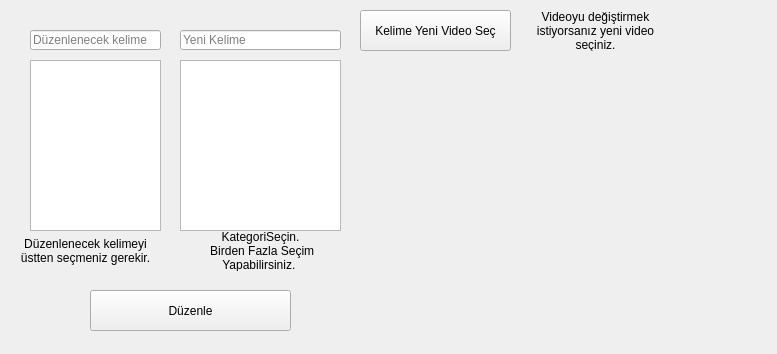
<?xml version="1.0" encoding="UTF-8"?>
<ui version="4.0">
 <class>Form</class>
 <widget class="QWidget" name="Form">
  <property name="geometry">
   <rect>
    <x>0</x>
    <y>0</y>
    <width>777</width>
    <height>354</height>
   </rect>
  </property>
  <property name="windowTitle">
   <string>Kelime Düzenle</string>
  </property>
  <widget class="QWidget" name="yeniKelimeWidget" native="true">
   <property name="geometry">
    <rect>
     <x>10</x>
     <y>10</y>
     <width>751</width>
     <height>331</height>
    </rect>
   </property>
   <widget class="QLineEdit" name="duzenlenecekKelimeText">
    <property name="geometry">
     <rect>
      <x>20</x>
      <y>20</y>
      <width>131</width>
      <height>20</height>
     </rect>
    </property>
    <property name="toolTip">
     <string/>
    </property>
    <property name="placeholderText">
     <string>Düzenlenecek kelime</string>
    </property>
   </widget>
   <widget class="QLabel" name="labelyk">
    <property name="geometry">
     <rect>
      <x>10</x>
      <y>220</y>
      <width>131</width>
      <height>41</height>
     </rect>
    </property>
    <property name="text">
     <string>Düzenlenecek kelimeyi üstten seçmeniz gerekir.</string>
    </property>
    <property name="alignment">
     <set>Qt::AlignCenter</set>
    </property>
    <property name="wordWrap">
     <bool>true</bool>
    </property>
   </widget>
   <widget class="QListWidget" name="listWidgetSilenecekKelimeler">
    <property name="geometry">
     <rect>
      <x>20</x>
      <y>50</y>
      <width>131</width>
      <height>171</height>
     </rect>
    </property>
    <property name="selectionMode">
     <enum>QAbstractItemView::SingleSelection</enum>
    </property>
   </widget>
   <widget class="QPushButton" name="pushButtonKelimeDuzenle">
    <property name="geometry">
     <rect>
      <x>80</x>
      <y>280</y>
      <width>201</width>
      <height>41</height>
     </rect>
    </property>
    <property name="text">
     <string>Düzenle</string>
    </property>
   </widget>
   <widget class="QWidget" name="verticalLayoutWidget">
    <property name="geometry">
     <rect>
      <x>350</x>
      <y>50</y>
      <width>381</width>
      <height>271</height>
     </rect>
    </property>
    <layout class="QVBoxLayout" name="layoutYeniKelime"/>
   </widget>
   <widget class="QLabel" name="labelyk_2">
    <property name="geometry">
     <rect>
      <x>170</x>
      <y>220</y>
      <width>161</width>
      <height>41</height>
     </rect>
    </property>
    <property name="text">
     <string>KategoriSeçin.
 Birden Fazla Seçim Yapabilirsiniz. </string>
    </property>
    <property name="alignment">
     <set>Qt::AlignCenter</set>
    </property>
    <property name="wordWrap">
     <bool>true</bool>
    </property>
   </widget>
   <widget class="QListWidget" name="listWidgetYKelime">
    <property name="geometry">
     <rect>
      <x>170</x>
      <y>50</y>
      <width>161</width>
      <height>171</height>
     </rect>
    </property>
    <property name="selectionMode">
     <enum>QAbstractItemView::MultiSelection</enum>
    </property>
   </widget>
   <widget class="QLineEdit" name="yeniKelimeEkleText">
    <property name="geometry">
     <rect>
      <x>170</x>
      <y>20</y>
      <width>161</width>
      <height>20</height>
     </rect>
    </property>
    <property name="toolTip">
     <string/>
    </property>
    <property name="placeholderText">
     <string>Yeni Kelime</string>
    </property>
   </widget>
   <widget class="QPushButton" name="pushButtonYeniVideoSec">
    <property name="geometry">
     <rect>
      <x>350</x>
      <y>0</y>
      <width>151</width>
      <height>41</height>
     </rect>
    </property>
    <property name="text">
     <string>Kelime Yeni Video Seç</string>
    </property>
   </widget>
   <widget class="QLabel" name="labelyk_3">
    <property name="geometry">
     <rect>
      <x>510</x>
      <y>0</y>
      <width>151</width>
      <height>41</height>
     </rect>
    </property>
    <property name="text">
     <string>Videoyu değiştirmek istiyorsanız yeni video seçiniz.</string>
    </property>
    <property name="alignment">
     <set>Qt::AlignCenter</set>
    </property>
    <property name="wordWrap">
     <bool>true</bool>
    </property>
   </widget>
  </widget>
 </widget>
 <resources/>
 <connections/>
</ui>
